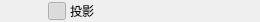
<?xml version="1.0" encoding="UTF-8"?>
<ui version="4.0">
 <class>LayerStyleRowWidget</class>
 <widget class="QWidget" name="LayerStyleRowWidget">
  <property name="geometry">
   <rect>
    <x>0</x>
    <y>0</y>
    <width>260</width>
    <height>22</height>
   </rect>
  </property>
  <property name="minimumSize">
   <size>
    <width>0</width>
    <height>22</height>
   </size>
  </property>
  <property name="maximumSize">
   <size>
    <width>16777215</width>
    <height>22</height>
   </size>
  </property>
  <layout class="QHBoxLayout" name="horizontalLayout">
   <property name="spacing">
    <number>4</number>
   </property>
   <property name="leftMargin">
    <number>48</number>
   </property>
   <property name="topMargin">
    <number>0</number>
   </property>
   <property name="rightMargin">
    <number>4</number>
   </property>
   <property name="bottomMargin">
    <number>0</number>
   </property>
   <item>
    <widget class="QToolButton" name="btnVisible">
     <property name="minimumSize">
      <size>
       <width>18</width>
       <height>18</height>
      </size>
     </property>
     <property name="maximumSize">
      <size>
       <width>18</width>
       <height>18</height>
      </size>
     </property>
     <property name="toolTip">
      <string>显示/隐藏此效果</string>
     </property>
     <property name="text">
      <string/>
     </property>
     <property name="icon">
      <iconset resource="../resources.qrc">
       <normaloff>:/icons/layers/eye.svg</normaloff>:/icons/layers/eye.svg</iconset>
     </property>
     <property name="iconSize">
      <size>
       <width>14</width>
       <height>14</height>
      </size>
     </property>
     <property name="checkable">
      <bool>true</bool>
     </property>
     <property name="checked">
      <bool>true</bool>
     </property>
     <property name="autoRaise">
      <bool>true</bool>
     </property>
    </widget>
   </item>
   <item>
    <widget class="QLabel" name="nameLabel">
     <property name="text">
      <string>投影</string>
     </property>
    </widget>
   </item>
   <item>
    <spacer name="horizontalSpacer">
     <property name="orientation">
      <enum>Qt::Orientation::Horizontal</enum>
     </property>
     <property name="sizeHint" stdset="0">
      <size>
       <width>40</width>
       <height>20</height>
      </size>
     </property>
    </spacer>
   </item>
  </layout>
 </widget>
 <resources>
  <include location="../resources.qrc"/>
 </resources>
 <connections/>
</ui>
